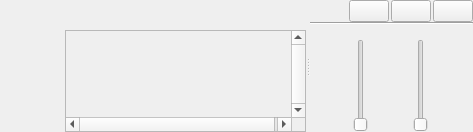
  <widget class="QDockWidget" name="dockWidgetProfile">
   <property name="windowIcon">
    <iconset resource="../../littlenavmap.qrc">
     <normaloff>:/littlenavmap/resources/icons/profiledock.svg</normaloff>:/littlenavmap/resources/icons/profiledock.svg</iconset>
   </property>
   <property name="windowTitle">
    <string>Flight Plan Elevation Profile</string>
   </property>
   <attribute name="dockWidgetArea">
    <number>8</number>
   </attribute>
   <widget class="QWidget" name="dockWidgetContentsProfile">
    <layout class="QHBoxLayout" name="horizontalLayout_4">
     <property name="spacing">
      <number>0</number>
     </property>
     <property name="leftMargin">
      <number>0</number>
     </property>
     <property name="topMargin">
      <number>0</number>
     </property>
     <property name="rightMargin">
      <number>0</number>
     </property>
     <property name="bottomMargin">
      <number>0</number>
     </property>
     <item>
      <widget class="QSplitter" name="splitterProfile">
       <property name="orientation">
        <enum>Qt::Horizontal</enum>
       </property>
       <widget class="QWidget" name="layoutWidgetProfileDrawing">
        <layout class="QGridLayout" name="gridLayoutProfileDrawing">
         <property name="spacing">
          <number>0</number>
         </property>
         <item row="2" column="0">
          <widget class="QWidget" name="widgetProfileLabelVert" native="true">
           <property name="minimumSize">
            <size>
             <width>65</width>
             <height>0</height>
            </size>
           </property>
           <property name="focusPolicy">
            <enum>Qt::StrongFocus</enum>
           </property>
          </widget>
         </item>
         <item row="0" column="0" colspan="3">
          <widget class="QLabel" name="labelProfileInfo">
           <property name="minimumSize">
            <size>
             <width>0</width>
             <height>20</height>
            </size>
           </property>
           <property name="text">
            <string/>
           </property>
           <property name="wordWrap">
            <bool>true</bool>
           </property>
           <property name="textInteractionFlags">
            <set>Qt::LinksAccessibleByMouse|Qt::TextSelectableByMouse</set>
           </property>
          </widget>
         </item>
         <item row="2" column="1">
          <widget class="QScrollArea" name="scrollAreaProfile">
           <property name="minimumSize">
            <size>
             <width>150</width>
             <height>30</height>
            </size>
           </property>
           <property name="lineWidth">
            <number>1</number>
           </property>
           <property name="verticalScrollBarPolicy">
            <enum>Qt::ScrollBarAlwaysOn</enum>
           </property>
           <property name="horizontalScrollBarPolicy">
            <enum>Qt::ScrollBarAlwaysOn</enum>
           </property>
           <property name="alignment">
            <set>Qt::AlignBottom|Qt::AlignLeading|Qt::AlignLeft</set>
           </property>
           <widget class="QWidget" name="scrollAreaWidgetContentsProfile">
            <property name="geometry">
             <rect>
              <x>0</x>
              <y>98</y>
              <width>228</width>
              <height>86</height>
             </rect>
            </property>
            <layout class="QVBoxLayout" name="verticalLayout_28">
             <property name="spacing">
              <number>0</number>
             </property>
             <property name="leftMargin">
              <number>0</number>
             </property>
             <property name="topMargin">
              <number>0</number>
             </property>
             <property name="rightMargin">
              <number>0</number>
             </property>
             <property name="bottomMargin">
              <number>0</number>
             </property>
            </layout>
           </widget>
          </widget>
         </item>
         <item row="1" column="1">
          <widget class="QWidget" name="widgetProfileLabelHoriz" native="true">
           <property name="minimumSize">
            <size>
             <width>0</width>
             <height>10</height>
            </size>
           </property>
           <property name="focusPolicy">
            <enum>Qt::StrongFocus</enum>
           </property>
          </widget>
         </item>
        </layout>
       </widget>
       <widget class="QWidget" name="layoutWidgetProfileButtons">
        <layout class="QVBoxLayout" name="verticalLayoutProfile">
         <property name="spacing">
          <number>0</number>
         </property>
         <property name="rightMargin">
          <number>0</number>
         </property>
         <item>
          <layout class="QHBoxLayout" name="horizontalLayout_8">
           <property name="spacing">
            <number>2</number>
           </property>
           <property name="topMargin">
            <number>0</number>
           </property>
           <item>
            <spacer name="horizontalSpacer_5">
             <property name="orientation">
              <enum>Qt::Horizontal</enum>
             </property>
             <property name="sizeHint" stdset="0">
              <size>
               <width>40</width>
               <height>20</height>
              </size>
             </property>
            </spacer>
           </item>
           <item>
            <widget class="QPushButton" name="pushButtonProfileExpand">
             <property name="sizePolicy">
              <sizepolicy hsizetype="Fixed" vsizetype="Fixed">
               <horstretch>0</horstretch>
               <verstretch>0</verstretch>
              </sizepolicy>
             </property>
             <property name="toolTip">
              <string>Expand elevation profile to window size</string>
             </property>
             <property name="statusTip">
              <string>Expand elevation profile to window size</string>
             </property>
             <property name="text">
              <string/>
             </property>
             <property name="icon">
              <iconset resource="../../littlenavmap.qrc">
               <normaloff>:/littlenavmap/resources/icons/viewreset.svg</normaloff>:/littlenavmap/resources/icons/viewreset.svg</iconset>
             </property>
            </widget>
           </item>
           <item>
            <widget class="QPushButton" name="pushButtonProfileSettings">
             <property name="sizePolicy">
              <sizepolicy hsizetype="Fixed" vsizetype="Fixed">
               <horstretch>0</horstretch>
               <verstretch>0</verstretch>
              </sizepolicy>
             </property>
             <property name="toolTip">
              <string>Select header lines and flight plan table columns to show</string>
             </property>
             <property name="statusTip">
              <string>Select header lines and flight plan table columns to show</string>
             </property>
             <property name="text">
              <string/>
             </property>
             <property name="icon">
              <iconset resource="../../littlenavmap.qrc">
               <normaloff>:/littlenavmap/resources/icons/settingsroute.svg</normaloff>:/littlenavmap/resources/icons/settingsroute.svg</iconset>
             </property>
            </widget>
           </item>
           <item>
            <widget class="QPushButton" name="pushButtonProfileHelp">
             <property name="sizePolicy">
              <sizepolicy hsizetype="Fixed" vsizetype="Fixed">
               <horstretch>0</horstretch>
               <verstretch>0</verstretch>
              </sizepolicy>
             </property>
             <property name="toolTip">
              <string>Show help for the elevation profile window</string>
             </property>
             <property name="statusTip">
              <string>Show help for the elevation profile window</string>
             </property>
             <property name="text">
              <string/>
             </property>
             <property name="icon">
              <iconset resource="../../littlenavmap.qrc">
               <normaloff>:/littlenavmap/resources/icons/help.svg</normaloff>:/littlenavmap/resources/icons/help.svg</iconset>
             </property>
            </widget>
           </item>
          </layout>
         </item>
         <item>
          <layout class="QVBoxLayout" name="verticalLayout_41">
           <property name="spacing">
            <number>0</number>
           </property>
           <property name="topMargin">
            <number>0</number>
           </property>
           <item>
            <widget class="Line" name="line_6">
             <property name="orientation">
              <enum>Qt::Horizontal</enum>
             </property>
            </widget>
           </item>
           <item>
            <layout class="QHBoxLayout" name="horizontalLayout_9">
             <property name="spacing">
              <number>2</number>
             </property>
             <property name="topMargin">
              <number>0</number>
             </property>
             <item>
              <widget class="QLabel" name="labelProfileVerticalSlider">
               <property name="sizePolicy">
                <sizepolicy hsizetype="Fixed" vsizetype="Fixed">
                 <horstretch>0</horstretch>
                 <verstretch>0</verstretch>
                </sizepolicy>
               </property>
               <property name="text">
                <string/>
               </property>
               <property name="pixmap">
                <pixmap resource="../../littlenavmap.qrc">:/littlenavmap/resources/icons/viewvert.svg</pixmap>
               </property>
              </widget>
             </item>
             <item>
              <widget class="QLabel" name="labelProfileHorizontalSlider">
               <property name="sizePolicy">
                <sizepolicy hsizetype="Fixed" vsizetype="Fixed">
                 <horstretch>0</horstretch>
                 <verstretch>0</verstretch>
                </sizepolicy>
               </property>
               <property name="text">
                <string/>
               </property>
               <property name="pixmap">
                <pixmap resource="../../littlenavmap.qrc">:/littlenavmap/resources/icons/viewhoriz.svg</pixmap>
               </property>
              </widget>
             </item>
            </layout>
           </item>
           <item>
            <layout class="QHBoxLayout" name="horizontalLayout_10">
             <property name="spacing">
              <number>2</number>
             </property>
             <property name="topMargin">
              <number>0</number>
             </property>
             <item>
              <widget class="QSlider" name="verticalSliderProfileZoom">
               <property name="toolTip">
                <string>Zoom vertically into the elevation profile (Shift+Mouse Wheel)</string>
               </property>
               <property name="statusTip">
                <string>Zoom vertically into the elevation profile</string>
               </property>
               <property name="minimum">
                <number>1</number>
               </property>
               <property name="maximum">
                <number>40</number>
               </property>
               <property name="singleStep">
                <number>1</number>
               </property>
               <property name="pageStep">
                <number>1</number>
               </property>
               <property name="orientation">
                <enum>Qt::Vertical</enum>
               </property>
               <property name="tickPosition">
                <enum>QSlider::NoTicks</enum>
               </property>
               <property name="tickInterval">
                <number>4</number>
               </property>
              </widget>
             </item>
             <item>
              <widget class="QSlider" name="horizontalSliderProfileZoom">
               <property name="toolTip">
                <string>Zoom horizontally into the elevation profile (Mouse Wheel)</string>
               </property>
               <property name="statusTip">
                <string>Zoom horizontally into the elevation profile</string>
               </property>
               <property name="minimum">
                <number>1</number>
               </property>
               <property name="maximum">
                <number>40</number>
               </property>
               <property name="singleStep">
                <number>1</number>
               </property>
               <property name="pageStep">
                <number>1</number>
               </property>
               <property name="orientation">
                <enum>Qt::Vertical</enum>
               </property>
               <property name="tickPosition">
                <enum>QSlider::NoTicks</enum>
               </property>
               <property name="tickInterval">
                <number>4</number>
               </property>
              </widget>
             </item>
            </layout>
           </item>
          </layout>
         </item>
        </layout>
       </widget>
      </widget>
     </item>
    </layout>
   </widget>
  </widget>
